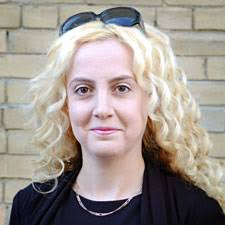
#> input picture python/open cv/veera2.jpg, 225 x 225 px
$ python face.py
#> lines starting #> are read from the running program, lines starting #| are printed output that depends on the picture
import numpy as np
import cv2
face_cascade = cv2.CascadeClassifier('haarcascade_frontalface_default.xml')
eye_cascade = cv2.CascadeClassifier('haarcascade_smile.xml')
img = cv2.imread('veera2.jpg')
#> img is the input picture: shape (225, 225, 3); mean B, G, R 144.7, 150.8, 160
gray = cv2.cvtColor(img,cv2.COLOR_BGR2GRAY)
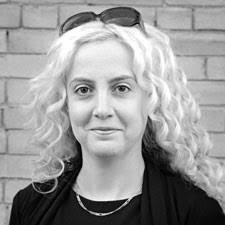
#> gray: shape (225, 225); min 0, max 255, mean 152.9
faces = face_cascade.detectMultiScale(gray,1.5,10)
#> faces = ()
for (x,y,w,h) in faces:
    img = cv2.rectangle(img,(x,y),(x+w,y+h),(255,0,0),2)
    roi_gray = gray[y:y+h, x:x+w]
    roi_color = img[y:y+h, x:x+w]
#> this loop made 0 passes
   # eyes = eye_cascade.detectMultiScale(roi_gray)
#for (ex,ey,ew,eh) in eyes:
   # cv2.rectangle(roi_color,(ex,ey),(ex+ew,ey+eh),(0,255,0),2)
cv2.imshow('img',img)
cv2.waitKey(0)
cv2.destroyAllWindows()

$ run again, with python/open cv/veera1.jpg copied over python/open cv/veera2.jpg
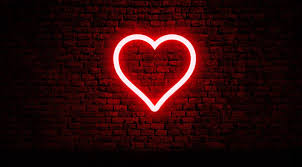
#> input picture python/open cv/veera1.jpg, 302 x 167 px
#> img is the input picture: shape (167, 302, 3); mean B, G, R 9.6, 8.8, 44.5
#> `gray = cv2.cvtColor(img,cv2.COLOR_BGR2GRAY)`:
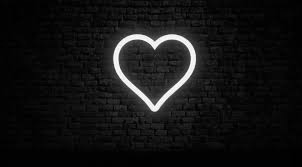
#> gray: shape (167, 302); min 0, max 255, mean 19.6
#> faces = ()

$ run again, with python/open cv/veera3.jpg copied over python/open cv/veera2.jpg
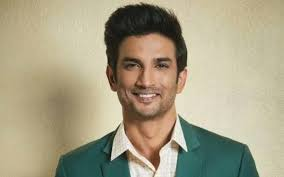
#> input picture python/open cv/veera3.jpg, 284 x 177 px
#> img is the input picture: shape (177, 284, 3); mean B, G, R 133.8, 159.9, 167.3
#> `gray = cv2.cvtColor(img,cv2.COLOR_BGR2GRAY)`:
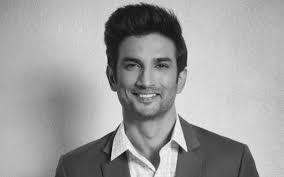
#> gray: shape (177, 284); min 5, max 251, mean 159.1
#> faces = [[107, 33, 81, 81]]
#> the loop `for (x,y,w,h) in faces:` made 1 pass
#> pass 1, `roi_color = img[y:y+h, x:x+w]`:
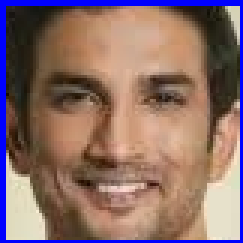
#> roi_color: shape (81, 81, 3) (shown 3 times larger); mean B, G, R 105.7, 109.3, 138.2

$ run again, with python/open cv/bhai.jpg copied over python/open cv/veera2.jpg
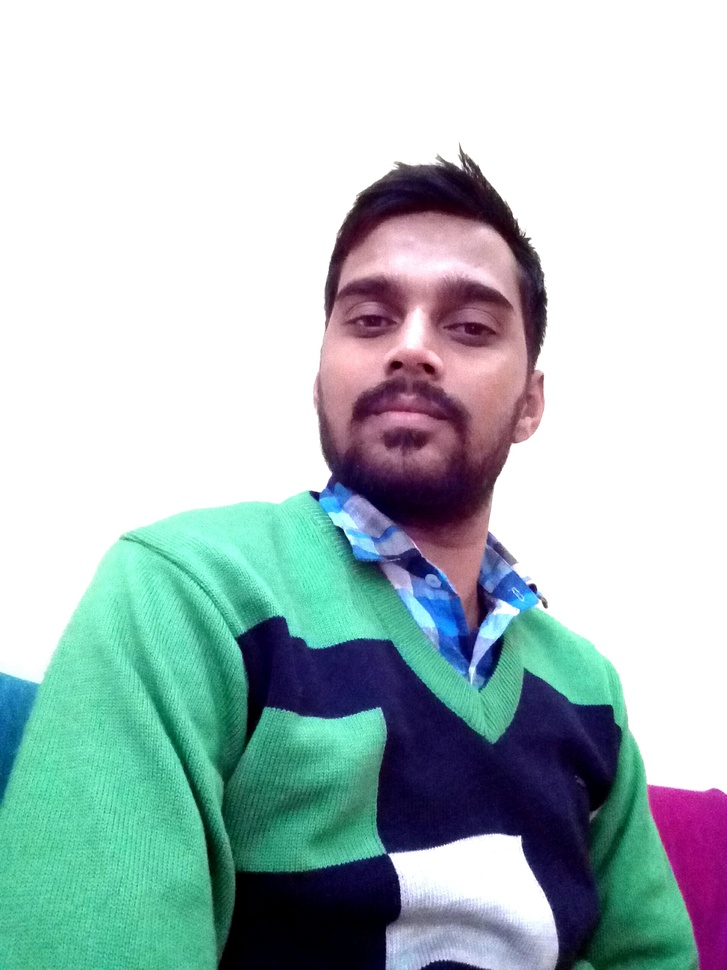
#> input picture python/open cv/bhai.jpg, 727 x 970 px, shrunk from 1920 x 2560 before the run
#> img is the input picture: shape (970, 727, 3); mean B, G, R 193.2, 192.3, 173.9
#> `gray = cv2.cvtColor(img,cv2.COLOR_BGR2GRAY)`:
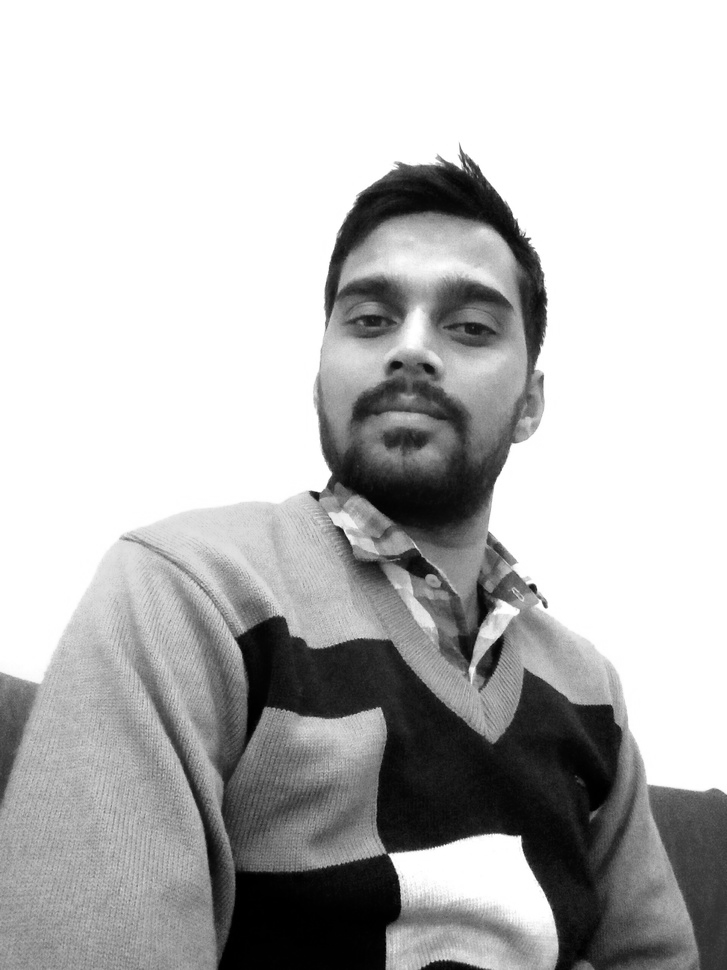
#> gray: shape (970, 727); min 0, max 255, mean 186.9
#> faces = [[284, 209, 273, 273]]
#> the loop `for (x,y,w,h) in faces:` made 1 pass
#> pass 1, `roi_color = img[y:y+h, x:x+w]`:
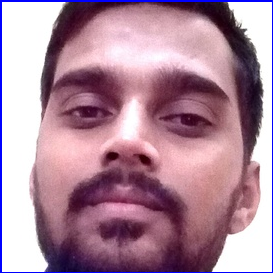
#> roi_color: shape (273, 273, 3); mean B, G, R 156.1, 137.9, 174.3
